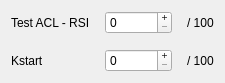
    <widget class="QWidget" name="layoutWidget_5">
     <property name="geometry">
      <rect>
       <x>40</x>
       <y>1820</y>
       <width>239</width>
       <height>75</height>
      </rect>
     </property>
     <layout class="QGridLayout" name="gridLayout_aclRsi">
      <property name="sizeConstraint">
       <enum>QLayout::SizeConstraint::SetFixedSize</enum>
      </property>
      <property name="spacing">
       <number>15</number>
      </property>
      <item row="1" column="0">
       <widget class="QLabel" name="label_kStart">
        <property name="text">
         <string>Kstart</string>
        </property>
       </widget>
      </item>
      <item row="0" column="0">
       <widget class="QLabel" name="label_rsi">
        <property name="text">
         <string>Test ACL - RSI</string>
        </property>
       </widget>
      </item>
      <item row="1" column="1">
       <widget class="QSpinBox" name="spinBox_g_kStart">
        <property name="cursor">
         <cursorShape>ArrowCursor</cursorShape>
        </property>
        <property name="buttonSymbols">
         <enum>QAbstractSpinBox::ButtonSymbols::PlusMinus</enum>
        </property>
        <property name="accelerated">
         <bool>true</bool>
        </property>
        <property name="maximum">
         <number>100000</number>
        </property>
       </widget>
      </item>
      <item row="0" column="2">
       <widget class="QLabel" name="label_sur_cent">
        <property name="text">
         <string>/ 100</string>
        </property>
       </widget>
      </item>
      <item row="0" column="1">
       <widget class="QSpinBox" name="spinBox_g_testRSI">
        <property name="cursor">
         <cursorShape>ArrowCursor</cursorShape>
        </property>
        <property name="buttonSymbols">
         <enum>QAbstractSpinBox::ButtonSymbols::PlusMinus</enum>
        </property>
        <property name="accelerated">
         <bool>true</bool>
        </property>
        <property name="maximum">
         <number>100000</number>
        </property>
       </widget>
      </item>
      <item row="1" column="2">
       <widget class="QLabel" name="label_sur_cent_2">
        <property name="text">
         <string>/ 100</string>
        </property>
       </widget>
      </item>
     </layout>
    </widget>
